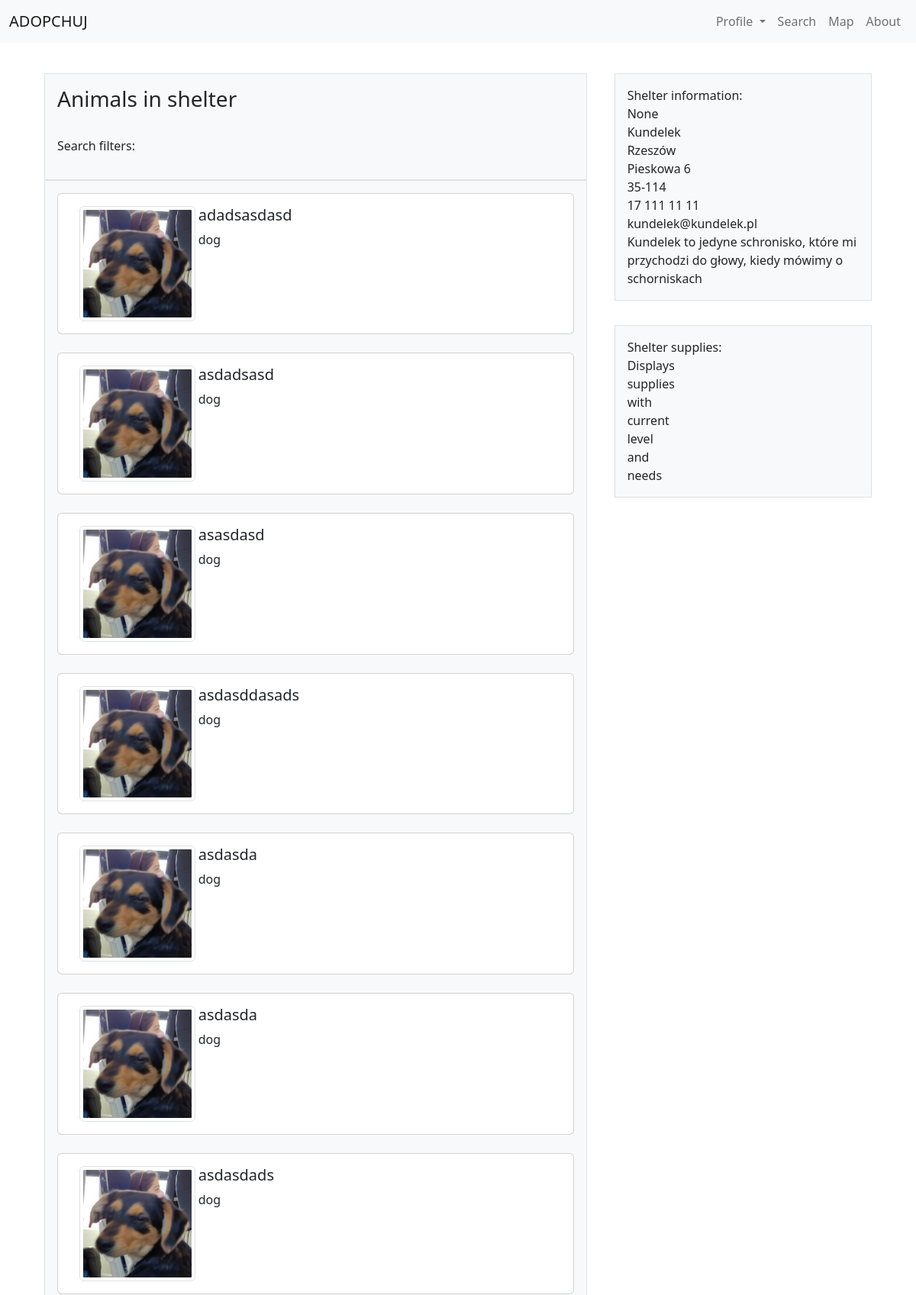
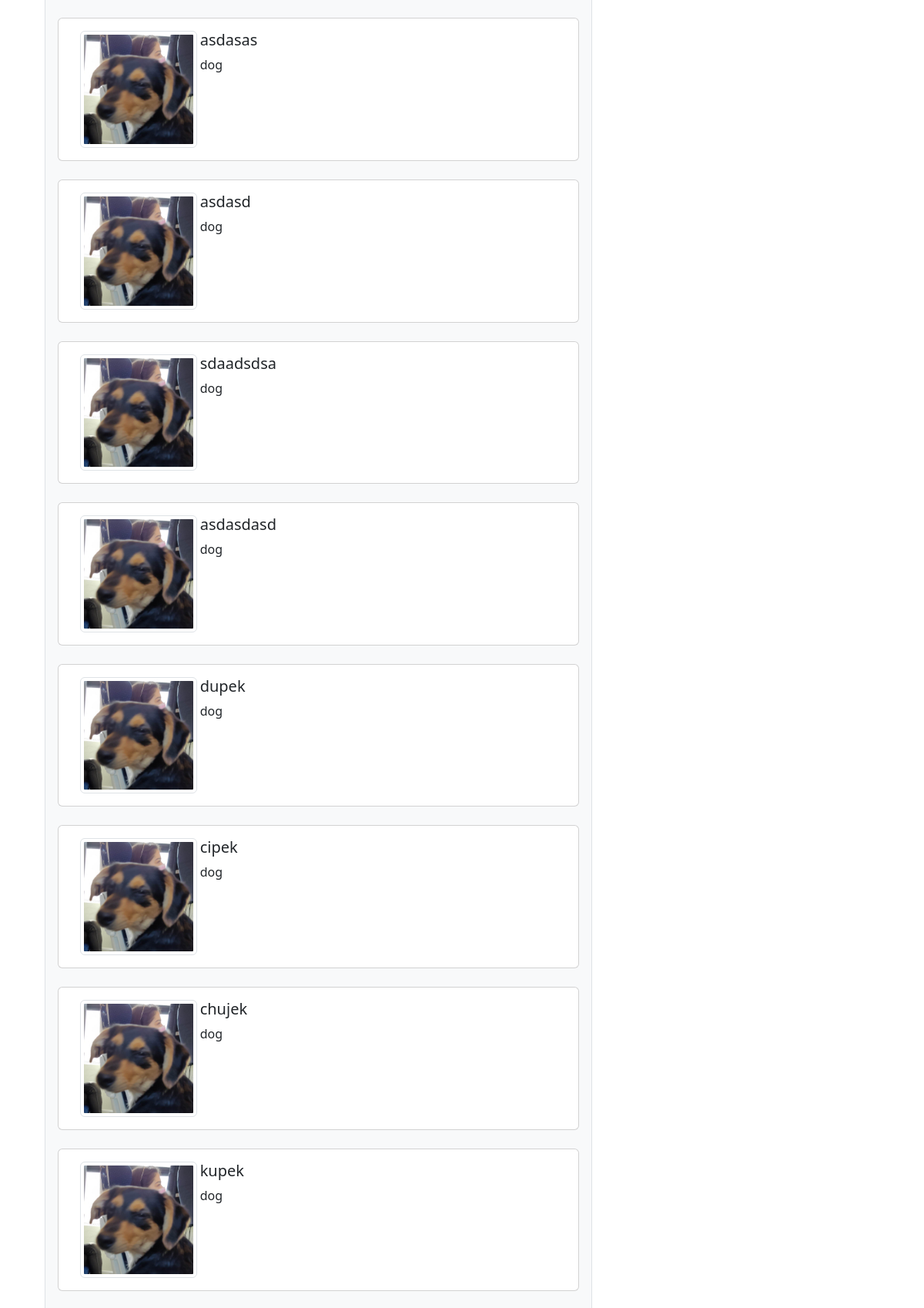
The app's page /shelter/1 (upper part) with its own data (2 pictures, top to bottom).
### tables this page shows
CREATE TABLE animals (
    id INTEGER PRIMARY KEY AUTOINCREMENT,
    shelter_id INTEGER NOT NULL,
    name TEXT NOT NULL,
    species TEXT NOT NULL,
    sex TEXT NOT NULL,
    image BLOB,
    description TEXT
);

CREATE TABLE shelters (
    id INTEGER PRIMARY KEY AUTOINCREMENT,
    name TEXT NOT NULL,
    loc_city TEXT NOT NULL,
    loc_adress TEXT NOT NULL,
    loc_postal TEXT NOT NULL,
    con_phone TEXT NOT NULL,
    con_email TEXT NOT NULL,
    description TEXT,
    image BLOB
);

### app.py (the view)
@app.route("/shelter/<shelter_id>")
def shelter(shelter_id):
    errors = None
    shelter_info = get_shelter_info(shelter_id)
    if shelter_info == None:
        errors = "Shelter does not exist"
    if shelter_check() == int(shelter_id):
        keeper = session["user"]
    else:
        keeper = None
    animals = get_shelter_animals(shelter_id)
    return render_template("shelter.html", login = login_check(), errors=errors, keeper = keeper, shelter_info = shelter_info, animals = animals)

### helpers.py (called while the page is built)
def dict_factory(cursor, row):
    fields = [column[0] for column in cursor.description]
    return {key: value for key, value in zip(fields, row)}

def login_check():
    if "user" in session:
        return True
    else:
        return False

def shelter_check():
    con = sqlite3.connect("database.db")
    con.row_factory = dict_factory
    cur = con.cursor()
    try:
        cur.execute("SELECT * FROM keepers WHERE username = ?", (session['user'],))
        shelter_id = cur.fetchone()['shelter_id']
        con.close()
        return shelter_id
    except TypeError:
        con.close()
        return False
    except KeyError:
        con.close()
        return False

def get_shelter_info(shelter_id):
    con = sqlite3.connect("database.db")
    con.row_factory = dict_factory
    cur = con.cursor()
    cur.execute("SELECT * FROM shelters WHERE id = ?", (shelter_id,))
    shelter_info = cur.fetchone()
    con.close()
    return shelter_info

def get_shelter_animals(shelter_id):
    con = sqlite3.connect("database.db")
    con.row_factory = dict_factory
    cur = con.cursor()
    cur.execute("SELECT name, species, image, description FROM animals WHERE shelter_id = ?", (shelter_id,))
    animals = cur.fetchall()
    con.close()
    return animals

### templates/shelter.html (shortened to what this page needs)
{% extends "shelter_layout.html" %}
{% block shelter_head_title %}
    <h3>Animals in shelter</h3><br>
    <p>Search filters:</p>
{% endblock %}
{% block shelter_head_content %}
        {% for animal in animals %}
            <div class="card">
                <div class="card-body">
                    <div class="container">
                        <div class="row gy-1 gx-1">
                            <div class="col-3">
                                <div class="d-grid gap-2">
                                    {% if animal['image'] != None %}
                                        <img src="/{{ animal['image'] }}" class="img-thumbnail" alt="{{ animal['name'] }}">
                                    {% else %}
                                        <img src="/static/animal_image.jpg" class="img-thumbnail" alt="{{ animal['name'] }}">
                                    {% endif %}
                                </div>
                            </div>
                            <div class="col-8">
                                <h5 class="card-title">{{ animal['name'] }}</h5>
                                <p class="card-text">
                                    {{ animal['species'] }}
                                    <br>
                                </p>
                            </div>
                        </div>
                    </div>
                </div>
            </div>
            <br>
    {% endfor %}
{% endblock %}
{% block shelter_side %}
    <div class="p-3">
        <div class="container border bg-light p-3">
            Shelter information:<br>
            {{ shelter_info['image'] }}<br>
            {{ shelter_info['name'] }}<br>
            {{ shelter_info['loc_city'] }}<br>
            {{ shelter_info['loc_adress'] }}<br>
            {{ shelter_info['loc_postal'] }}<br>
            {{ shelter_info['con_phone'] }}<br>
            {{ shelter_info['con_email'] }}<br>
            {{ shelter_info['description'] }}<br>
        </div>
    </div>
    <div class="p-3">
        <div class="container border bg-light p-3">
            Shelter supplies:<br>
            Displays<br>
            supplies<br>
            with<br>
            current<br>
            level<br>
            and<br>
            needs<br>
        </div>
    </div>
{% endblock %}

### templates/shelter_layout.html (shortened to what this page needs)
{% extends "layout.html" %}
{% block body %}
    <br>
    <div class="container">
        <div class="row gy-1 gx-1">
            <div class="col-8">
                <div class="p-3">
                    <div class="container border bg-light p-3">
                        {% block shelter_head_title %}{% endblock %}
                    </div>
                    <div class="container border bg-light p-3">
                        {% block shelter_head_content %}{% endblock %}
                    </div>
                </div>
            </div>
            <div class="col-4">
                {% block shelter_side %}{% endblock %}
            </div>
        </div>
    </div>
{% endblock %}

### templates/layout.html (shortened to what this page needs)
<!DOCTYPE html>
<html lang="en">
    <head>
        <link href="static/styles.css" rel ="stylesheet">
        <link href="https://cdn.jsdelivr.net/npm/bootstrap@5.2.3/dist/css/bootstrap.min.css" rel="stylesheet">
        <link href="https://getbootstrap.com/docs/5.2/assets/css/docs.css" rel="stylesheet">
    </head>
    <body id="page-top">
        <nav class="navbar navbar-expand-lg bg-light">
            <div class="container-fluid">
                <a class="navbar-brand" href="/">ADOPCHUJ</a>
                <div class="collapse navbar-collapse" id="navbarSupportedContent">
                    <ul class="navbar-nav ms-auto mb-2 mb-lg-0">
                        <li class="nav-item dropdown">
                            <a class="nav-link dropdown-toggle" href="#" role="button" data-bs-toggle="dropdown" aria-expanded="false">
                                Profile
                            </a>
                        </li>
                        <li class="nav-item">
                            <a class="nav-link" href="#">Search</a>
                        </li>
                        <li class="nav-item">
                            <a class="nav-link" href="#">Map</a>
                        </li>
                        <li class="nav-item">
                            <a class="nav-link" href="#">About</a>
                        </li>
                    </ul>
                </div>
            </div>
        </nav>
        {% block body %}{% endblock %}
    </body>
</html>

### records on screen
animals: name "adadsasdasd", species "dog"
animals: name "asdadsasd", species "dog"
animals: name "asasdasd", species "dog"
animals: name "asdasddasads", species "dog"
animals: name "asdasda", species "dog"
animals: name "asdasda", species "dog"
animals: name "asdasdads", species "dog"
animals: name "asdasas", species "dog"
animals: name "asdasd", species "dog"
animals: name "sdaadsdsa", species "dog"
animals: name "asdasdasd", species "dog"
animals: name "dupek", species "dog"
animals: name "cipek", species "dog"
animals: name "chujek", species "dog"
animals: name "kupek", species "dog"
shelters: name "Kundelek", loc_city "Rzeszów", loc_adress "Pieskowa 6", loc_postal "35-114", con_phone "17 111 11 11", con_email "kundelek@kundelek.pl", description "Kundelek to jedyne schronisko, które mi przychodzi do głowy, kiedy mówimy o schorniskach"

### other values on screen
{{ shelter_info['image'] }} "None"
